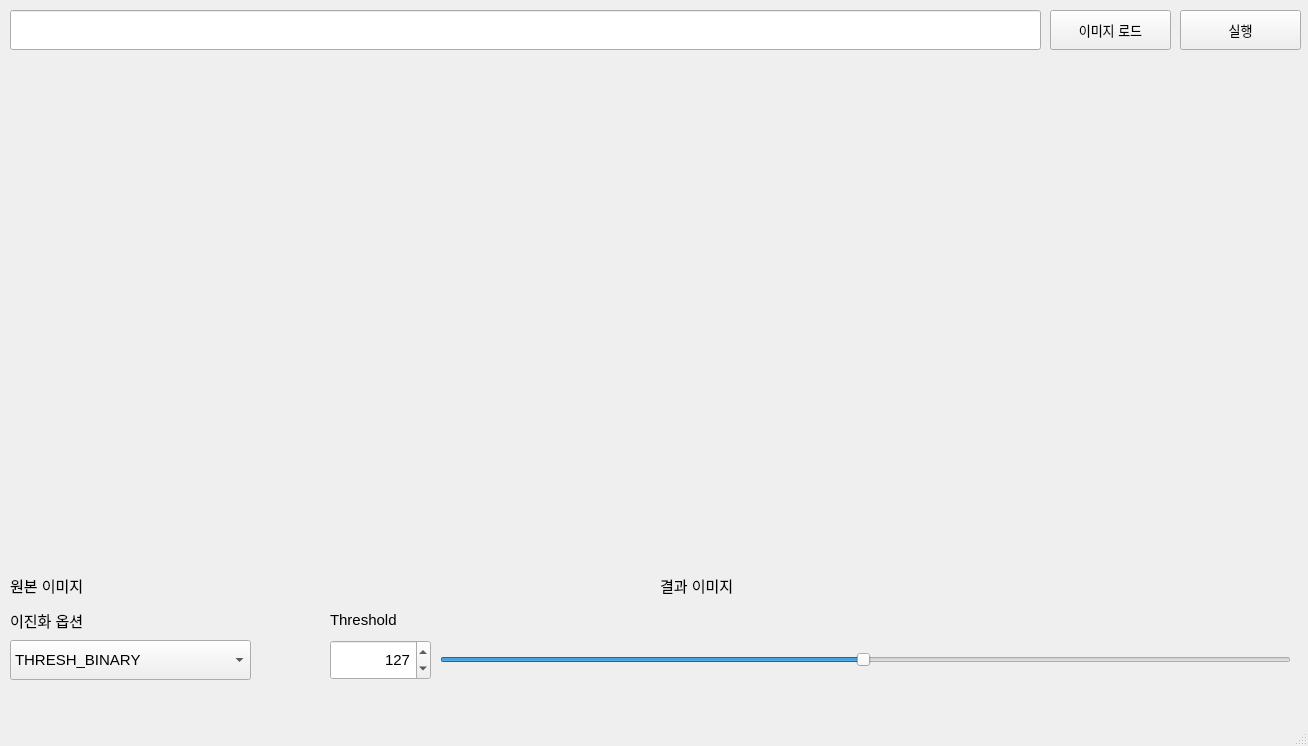
<?xml version="1.0" encoding="UTF-8"?>
<ui version="4.0">
 <class>MainWindow</class>
 <widget class="QMainWindow" name="MainWindow">
  <property name="geometry">
   <rect>
    <x>0</x>
    <y>0</y>
    <width>1308</width>
    <height>746</height>
   </rect>
  </property>
  <property name="windowTitle">
   <string>MainWindow</string>
  </property>
  <widget class="QWidget" name="centralwidget">
   <widget class="QPushButton" name="btn_run">
    <property name="geometry">
     <rect>
      <x>1180</x>
      <y>10</y>
      <width>121</width>
      <height>40</height>
     </rect>
    </property>
    <property name="font">
     <font>
      <pointsize>10</pointsize>
     </font>
    </property>
    <property name="text">
     <string>실행</string>
    </property>
   </widget>
   <widget class="QLabel" name="lbl_img_dst">
    <property name="geometry">
     <rect>
      <x>660</x>
      <y>80</y>
      <width>640</width>
      <height>480</height>
     </rect>
    </property>
    <property name="text">
     <string/>
    </property>
   </widget>
   <widget class="QLineEdit" name="line_file_path">
    <property name="geometry">
     <rect>
      <x>10</x>
      <y>10</y>
      <width>1031</width>
      <height>40</height>
     </rect>
    </property>
    <property name="font">
     <font>
      <pointsize>10</pointsize>
     </font>
    </property>
   </widget>
   <widget class="QPushButton" name="btn_load">
    <property name="geometry">
     <rect>
      <x>1050</x>
      <y>10</y>
      <width>121</width>
      <height>40</height>
     </rect>
    </property>
    <property name="font">
     <font>
      <pointsize>10</pointsize>
     </font>
    </property>
    <property name="text">
     <string>이미지 로드</string>
    </property>
   </widget>
   <widget class="QLabel" name="lbl_img_src">
    <property name="geometry">
     <rect>
      <x>10</x>
      <y>80</y>
      <width>640</width>
      <height>480</height>
     </rect>
    </property>
    <property name="text">
     <string/>
    </property>
   </widget>
   <widget class="QLabel" name="label">
    <property name="geometry">
     <rect>
      <x>10</x>
      <y>570</y>
      <width>641</width>
      <height>31</height>
     </rect>
    </property>
    <property name="font">
     <font>
      <pointsize>11</pointsize>
     </font>
    </property>
    <property name="text">
     <string>원본 이미지</string>
    </property>
   </widget>
   <widget class="QLabel" name="label_2">
    <property name="geometry">
     <rect>
      <x>660</x>
      <y>570</y>
      <width>641</width>
      <height>31</height>
     </rect>
    </property>
    <property name="font">
     <font>
      <pointsize>11</pointsize>
     </font>
    </property>
    <property name="text">
     <string>결과 이미지</string>
    </property>
   </widget>
   <widget class="QComboBox" name="combo_threshold">
    <property name="geometry">
     <rect>
      <x>10</x>
      <y>640</y>
      <width>241</width>
      <height>40</height>
     </rect>
    </property>
    <property name="font">
     <font>
      <pointsize>11</pointsize>
     </font>
    </property>
    <item>
     <property name="text">
      <string>THRESH_BINARY</string>
     </property>
    </item>
    <item>
     <property name="text">
      <string>THRESH_BINARY_INV</string>
     </property>
    </item>
    <item>
     <property name="text">
      <string>THRESH_TRUNC</string>
     </property>
    </item>
    <item>
     <property name="text">
      <string>THRESH_TOZERO</string>
     </property>
    </item>
    <item>
     <property name="text">
      <string>THRESH_TOZERO_INV</string>
     </property>
    </item>
    <item>
     <property name="text">
      <string>THRESH_MASK</string>
     </property>
    </item>
    <item>
     <property name="text">
      <string>THRESH_OTSU</string>
     </property>
    </item>
    <item>
     <property name="text">
      <string>THRESH_TRIANGLE</string>
     </property>
    </item>
    <item>
     <property name="text">
      <string>ADAPTIVE_THRESH_MEAN_C</string>
     </property>
    </item>
    <item>
     <property name="text">
      <string>ADAPTIVE_THRESH_GAUSSIAN_C</string>
     </property>
    </item>
   </widget>
   <widget class="QLabel" name="label_3">
    <property name="geometry">
     <rect>
      <x>10</x>
      <y>600</y>
      <width>91</width>
      <height>40</height>
     </rect>
    </property>
    <property name="font">
     <font>
      <pointsize>11</pointsize>
     </font>
    </property>
    <property name="text">
     <string>이진화 옵션</string>
    </property>
    <property name="alignment">
     <set>Qt::AlignLeading|Qt::AlignLeft|Qt::AlignVCenter</set>
    </property>
   </widget>
   <widget class="QLabel" name="lbl_thr_value">
    <property name="geometry">
     <rect>
      <x>330</x>
      <y>600</y>
      <width>111</width>
      <height>40</height>
     </rect>
    </property>
    <property name="font">
     <font>
      <pointsize>11</pointsize>
     </font>
    </property>
    <property name="text">
     <string>Threshold</string>
    </property>
    <property name="alignment">
     <set>Qt::AlignLeading|Qt::AlignLeft|Qt::AlignVCenter</set>
    </property>
   </widget>
   <widget class="QSlider" name="slider_thr">
    <property name="geometry">
     <rect>
      <x>440</x>
      <y>640</y>
      <width>851</width>
      <height>40</height>
     </rect>
    </property>
    <property name="font">
     <font>
      <pointsize>11</pointsize>
     </font>
    </property>
    <property name="maximum">
     <number>255</number>
    </property>
    <property name="value">
     <number>127</number>
    </property>
    <property name="orientation">
     <enum>Qt::Horizontal</enum>
    </property>
   </widget>
   <widget class="QSpinBox" name="spin_thr">
    <property name="geometry">
     <rect>
      <x>330</x>
      <y>640</y>
      <width>101</width>
      <height>40</height>
     </rect>
    </property>
    <property name="font">
     <font>
      <pointsize>11</pointsize>
     </font>
    </property>
    <property name="alignment">
     <set>Qt::AlignRight|Qt::AlignTrailing|Qt::AlignVCenter</set>
    </property>
    <property name="maximum">
     <number>255</number>
    </property>
    <property name="value">
     <number>127</number>
    </property>
   </widget>
  </widget>
  <widget class="QMenuBar" name="menubar">
   <property name="geometry">
    <rect>
     <x>0</x>
     <y>0</y>
     <width>1308</width>
     <height>21</height>
    </rect>
   </property>
  </widget>
  <widget class="QStatusBar" name="statusbar"/>
 </widget>
 <resources/>
 <connections/>
</ui>
